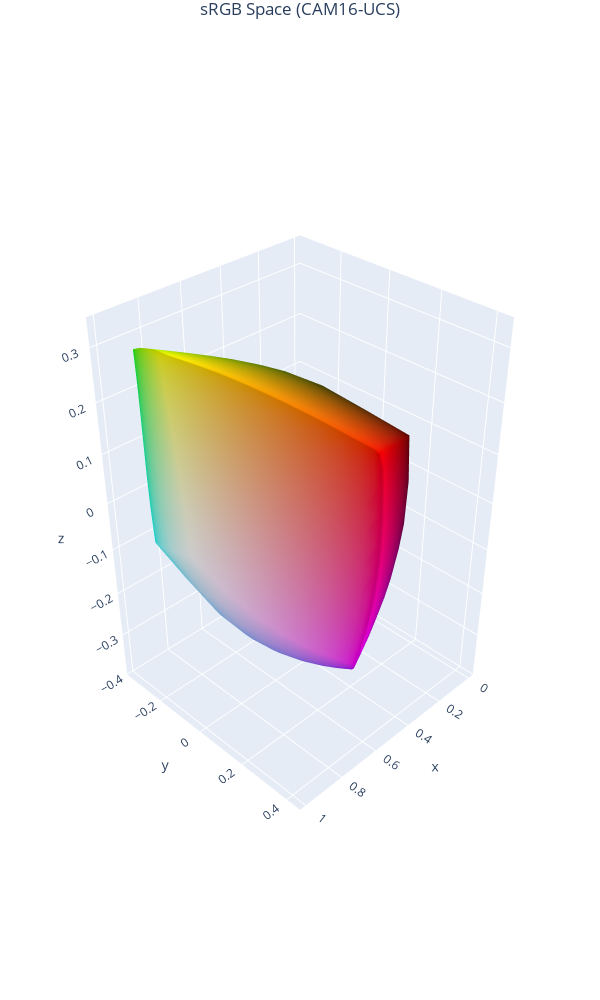

The notebook cell saved with this chart:
### Markdown cell above
### Uniform Color Spaces

Sometimes we care a lot about the distance between colors. For example, you might want to make sure that a color on your wall in a certain lighting environment will match the test swatch you were given, to within a specified tolerance. Or you want to make sure that two colors are distinguishable in a graph. 

This is the job of a *uniform color space*. Its job is to match distances between points in space to how close they look to humans. They tend to be very algebraically messy, with many small adjustments for quirks of the visual system and no easy bounds, and don't preserve hue/chroma/lightness as much as spaces like Oklch. But they're excellent for color distances.

We'll use [CAM16-UCS](https://onlinelibrary.wiley.com/doi/full/10.1002/col.22131), a uniform color space designed in 2016. It's the current state of the art in color difference estimation. I've displayed the sRGB gamut in this space opposite. Note how blue gets more real estate than green or red: this makes hue estimation harder but accounts for our extra sensitivity to those colors. Also note how the space is pretty odd-shaped.

### Code cell
import plotly.graph_objects as go
import hsluv
import colour

import numpy as np

N = 10
r = np.linspace(0, 1, N)
g = np.linspace(0, 1, N)
b = np.linspace(0, 1, N)

r, g, b = np.meshgrid(r, g, b)
r = r.flatten()
g = g.flatten()
b = b.flatten()

rgbs = np.vstack([r, g, b]).T
with colour.utilities.suppress_warnings():
    lchs = np.array([colour.convert(rgb, 'sRGB', 'CAM16UCS') for rgb in rgbs])

x, y, z = lchs.T

fig = go.Figure(data=[
    go.Mesh3d(
        x=x,
        y=y,
        z=z,        
        vertexcolor=rgbs * 255,
        alphahull=4,
        # hovertext=list(map(str, rgbs * 255))
    )
])
fig.update_scenes(aspectratio=dict(x=0.5, y=0.5, z=0.8))
fig.update_layout(width=600, height=1000, title='sRGB Space (CAM16-UCS)', title_x=0.5, margin=dict(t=30, r=0, l=0, b=0))
fig.show()

### Figure 1 — Plotly figure (JSON) as saved in the notebook; plotly's stock layout.template omitted (floating-point values rounded to 4 significant figures; data arrays with more than 128 entries replaced by an {"elided": "..."} marker saying what was removed)
{"data": [{"alphahull": 4, "type": "mesh3d", "vertexcolor": {"elided": "1000x3 float values"}, "x": {"elided": "1000 float values"}, "y": {"elided": "1000 float values"}, "z": {"elided": "1000 float values"}}], "layout": {"height": 1000, "margin": {"b": 0, "l": 0, "r": 0, "t": 30}, "scene": {"aspectratio": {"x": 0.5, "y": 0.5, "z": 0.8}}, "title": {"text": "sRGB Space (CAM16-UCS)", "x": 0.5}, "width": 600}}
